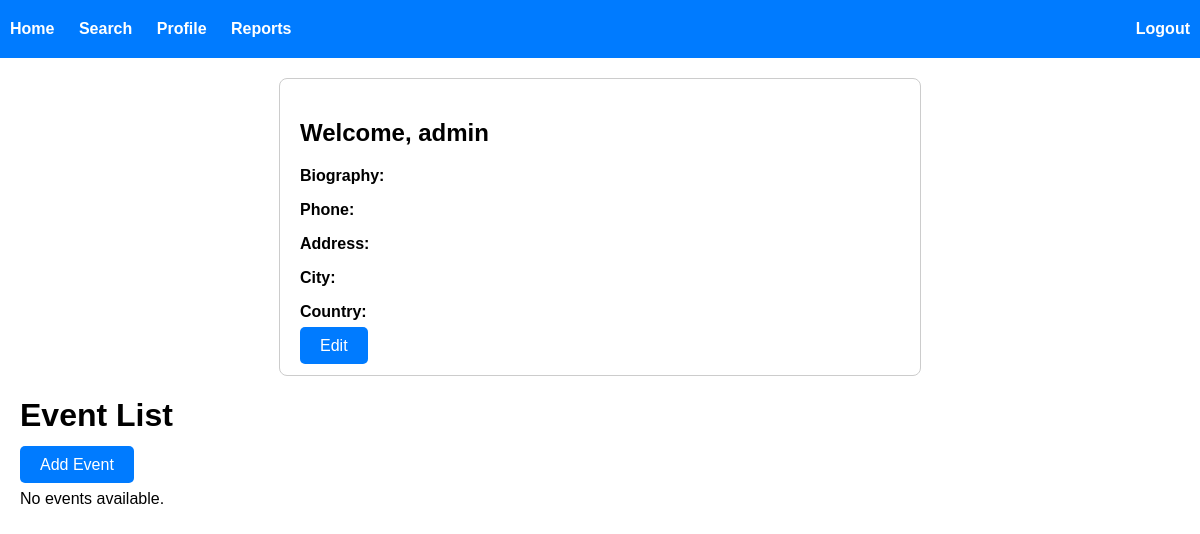
The page /profile (signed in) on the database as committed earlier.
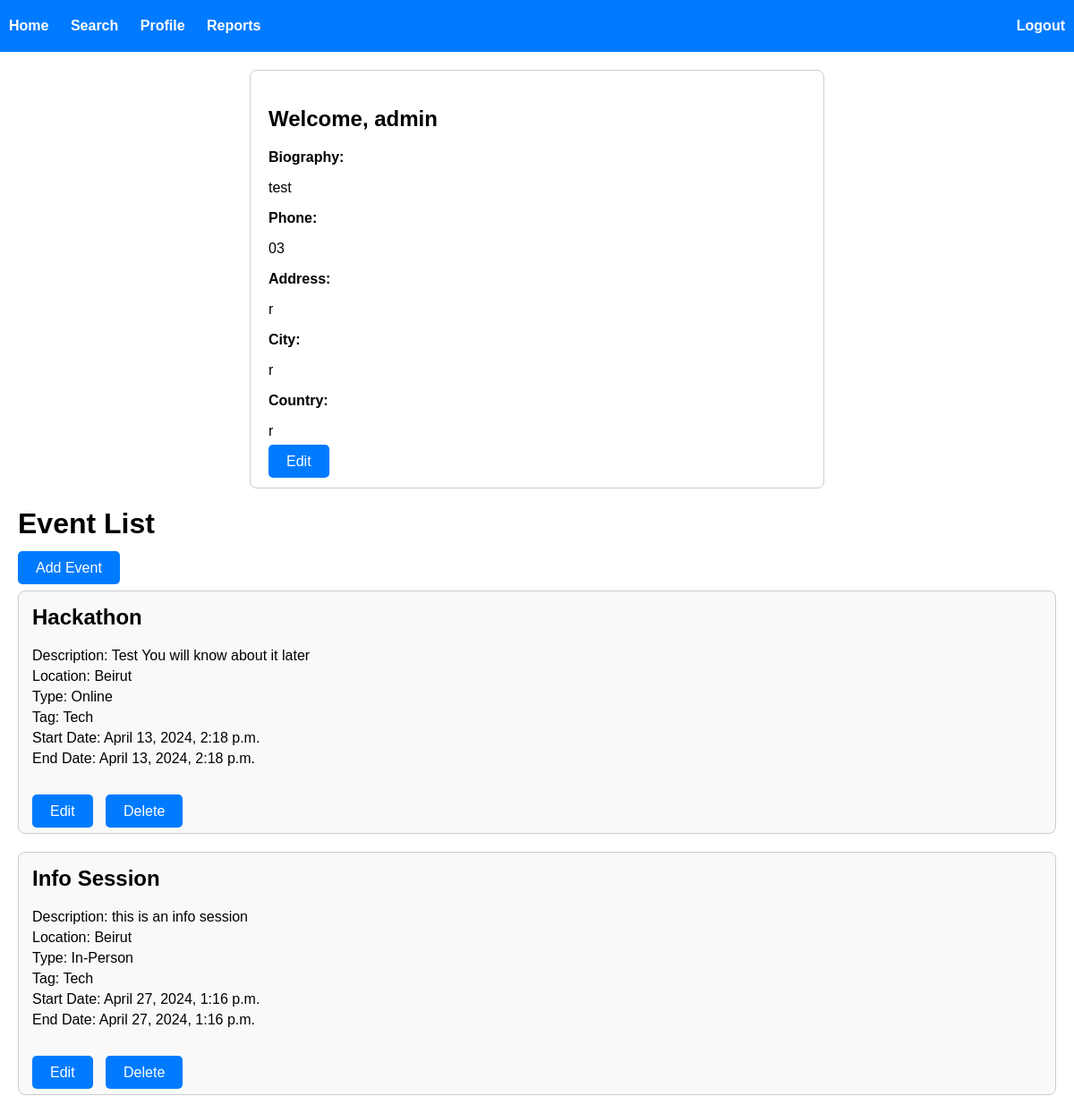
The same page on the database as committed later.
### event_management/models.py (models this page shows, shortened)
class UserProfile(AbstractUser):
    biography = models.TextField(null=True, blank=True)
    phone = models.CharField(max_length=100, null=True, blank=True)
    address = models.CharField(max_length=100, null=True, blank=True)
    city = models.CharField(max_length=100, null=True, blank=True)
    country = models.CharField(max_length=100, null=True, blank=True)
    followers_count = models.IntegerField(default=0)

class Event(models.Model):
    id = models.AutoField(primary_key=True)
    title = models.CharField(max_length=100)
    description = models.CharField(max_length=100)
    location = models.ForeignKey(Location, on_delete=models.DO_NOTHING, null=True)
    type = models.ForeignKey(EventType, on_delete=models.DO_NOTHING, null=True)
    tag = models.ForeignKey(EventTag, on_delete=models.DO_NOTHING)
    link = models.URLField()
    start_date = models.DateTimeField()
    end_date = models.DateTimeField()
    likes_count = models.IntegerField(default=0)
    reports_count = models.IntegerField(default=0)
    created_by_id = models.ForeignKey(UserProfile, on_delete=models.DO_NOTHING, related_name='events_created')
    modified_by_id = models.ForeignKey(UserProfile, on_delete=models.DO_NOTHING, related_name='events_modified')
    created_on = models.DateTimeField()
    modified_on = models.DateTimeField()

class Location(models.Model):
    id = models.AutoField(primary_key=True)
    description = models.CharField(max_length=100)

class EventType(models.Model):
    id = models.AutoField(primary_key=True)
    name = models.CharField(max_length=100)

class EventTag(models.Model):
    id = models.AutoField(primary_key=True)
    description = models.CharField(max_length=100)

### event_management/views.py (the view)
# urls.py: path('profile', views.profile, name="profile"),
@login_required(login_url="my_login")
def profile(request):
    events = Event.objects.filter(created_by_id=request.user).order_by('start_date')
    return render(request, 'profile.html', {'events': events})

### event_management/templates/profile.html (shortened to what this page needs)
{% extends 'base.html' %}
{% block content %}
<div class="profile-info">
    <h2>Welcome, {{ request.user.username }}</h2>
    <form method="post" enctype="multipart/form-data" class="profile-form">
        <div class="form-group">
            <label for="id_biography">Biography:</label>
            <p id="id_biography">{{ request.user.biography }}</p>
        </div>
        <div class="form-group">
            <label for="id_phone">Phone:</label>
            <p id="id_phone">{{ request.user.phone }}</p>
        </div>
        <div class="form-group">
            <label for="id_address">Address:</label>
            <p id="id_address">{{ request.user.address }}</p>
        </div>
        <div class="form-group">
            <label for="id_city">City:</label>
            <p id="id_city">{{ request.user.city }}</p>
        </div>
        <div class="form-group">
            <label for="id_country">Country:</label>
            <p id="id_country">{{ request.user.country }}</p>
        </div>
        <a href="{% url 'edit_profile' %}" class="btn btn-primary">Edit</a>
    </form>
</div>
<h1>Event List</h1>
<a href="{% url 'event_create' %}" class="btn btn-primary">Add Event</a>
<ul class="event-list">
    {% for event in events %}
    <li class="event-item">
        <h2>{{ event.title }}</h2>
        <p>Description: {{ event.description }}</p>
        <p>Location: {{ event.location.description }}</p>
        <p>Type: {{ event.type.name }}</p>
        <p>Tag: {{ event.tag.description }}</p>
        <p>Start Date: {{ event.start_date|date:"F j, Y, g:i a" }}</p>
        <p>End Date: {{ event.end_date|date:"F j, Y, g:i a" }}</p>
        <br><br>
        <a href="{% url 'event_edit' event.id %}" class="btn btn-primary">Edit</a>
        <a href="{% url 'event_delete' event.id %}" class="btnReport">Delete</a>
    </li>
    {% empty %}
    <li>No events available.</li>
    {% endfor %}
</ul>
{% endblock %}

### event_management/templates/base.html (shortened to what this page needs)
<!DOCTYPE html>
<html lang="en">
<head>
</head>
<body>
    <nav>
        <ul>
            <li><a href="{% url 'dashboard' %}">Home</a></li>
            <li><a href="{% url 'search' %}">Search</a></li>
            <li><a href="{% url 'profile' %}">Profile</a></li>
            {% if request.user.is_staff %}
            <li><a href="{% url 'reports' %}">Reports</a></li>
            {% endif %}
        </ul>
        <ul>
            <li><a href="{% url 'user_logout' %}">Logout</a></li>
        </ul>
    </nav>
    <div class="container">
        {% block content %}
        {% endblock %}
    </div>
</body>
</html>

### event_management/templates/base.html (style rules this page uses)
body { font-family: Arial, sans-serif; margin: 0; padding: 0; }
nav { background-color: #007bff; padding: 10px 0; display: flex; justify-content: space-between; align-items: center; }
nav ul { list-style-type: none; margin: 0; padding: 10px; text-align: left; }
nav ul li { display: inline; margin-right: 20px; }
nav ul li:last-child { margin-right: 0; }
nav ul li a { color: #fff; text-decoration: none; font-weight: bold; }
.container { margin: 20px; }

### event_management/templates/profile.html (style rules this page uses)
.profile-info { max-width: 600px; margin: 0 auto; padding: 20px; border: 1px solid #ccc; border-radius: 8px; background-color: #fff; margin-bottom: 20px; }
.profile-form { margin-top: 20px; }
.form-group { margin-bottom: 15px; }
.form-group label { font-weight: bold; }
.btn { padding: 10px 20px; font-size: 16px; cursor: pointer; border: none; border-radius: 5px; margin-right: 10px; background-color: #007bff; color: #fff; text-decoration: none; }
.event-list { list-style: none; padding: 0; }
.event-item { margin-bottom: 20px; border: 1px solid #ccc; border-radius: 8px; padding: 15px; background-color: #f9f9f9; }
.event-item h2 { margin-top: 0; }
.event-item p { margin: 5px 0; }
.event-item a { margin-right: 10px; }
.btnReport { padding: 10px 20px; font-size: 16px; cursor: pointer; border: none; border-radius: 5px; background-color: #007bff; color: #fff; text-decoration: none; transition: background-color 0.3s; }

Rows that differ between the two databases and show on the page:
changed UserProfile "admin": user.biography (not shown) → "test"; user.phone (not shown) → "03"; user.address (not shown) → "r"; user.city (not shown) → "r"; user.country (not shown) → "r"
added Event: title "Hackathon", description "Test You will know about it later", location.description "Beirut", type.name "Online", tag.description "Tech", start_date "April 13, 2024, 2:18 p.m.", end_date "April 13, 2024, 2:18 p.m."
added Event: title "Info Session", description "this is an info session", location.description "Beirut", type.name "In-Person", tag.description "Tech", start_date "April 27, 2024, 1:16 p.m.", end_date "April 27, 2024, 1:16 p.m."
Other text that changed with them:
text no longer shown: "No events available."
